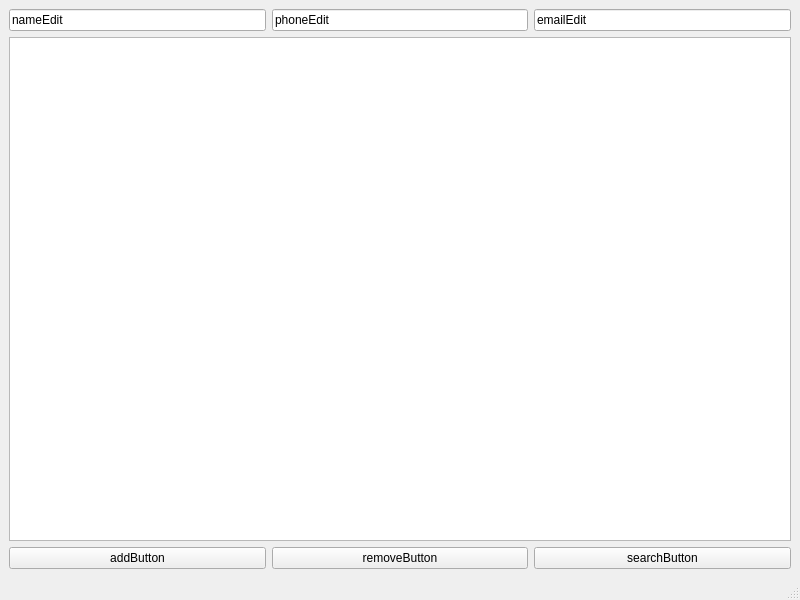
<?xml version="1.0" encoding="UTF-8"?>
<ui version="4.0">
 <class>MainWindow</class>
 <widget class="QMainWindow" name="MainWindow">
  <property name="geometry">
   <rect>
    <x>0</x>
    <y>0</y>
    <width>800</width>
    <height>600</height>
   </rect>
  </property>
  <property name="windowTitle">
   <string>MainWindow</string>
  </property>
  <widget class="QWidget" name="centralwidget">
   <layout class="QVBoxLayout" name="verticalLayout">
    <item>
     <layout class="QHBoxLayout" name="horizontalLayout">
      <item>
       <widget class="QLineEdit" name="nameEdit">
        <property name="text">
         <string>nameEdit</string>
        </property>
       </widget>
      </item>
      <item>
       <widget class="QLineEdit" name="phoneEdit">
        <property name="text">
         <string>phoneEdit</string>
        </property>
       </widget>
      </item>
      <item>
       <widget class="QLineEdit" name="emailEdit">
        <property name="text">
         <string>emailEdit</string>
        </property>
       </widget>
      </item>
     </layout>
    </item>
    <item>
     <widget class="QListView" name="contactListView"/>
    </item>
    <item>
     <layout class="QHBoxLayout" name="horizontalLayout_2">
      <item>
       <widget class="QPushButton" name="addButton">
        <property name="text">
         <string>addButton</string>
        </property>
       </widget>
      </item>
      <item>
       <widget class="QPushButton" name="removeButton">
        <property name="text">
         <string>removeButton</string>
        </property>
       </widget>
      </item>
      <item>
       <widget class="QPushButton" name="searchButton">
        <property name="text">
         <string>searchButton</string>
        </property>
       </widget>
      </item>
     </layout>
    </item>
   </layout>
  </widget>
  <widget class="QMenuBar" name="menubar">
   <property name="geometry">
    <rect>
     <x>0</x>
     <y>0</y>
     <width>800</width>
     <height>23</height>
    </rect>
   </property>
  </widget>
  <widget class="QStatusBar" name="statusbar"/>
 </widget>
 <resources/>
 <connections/>
</ui>
